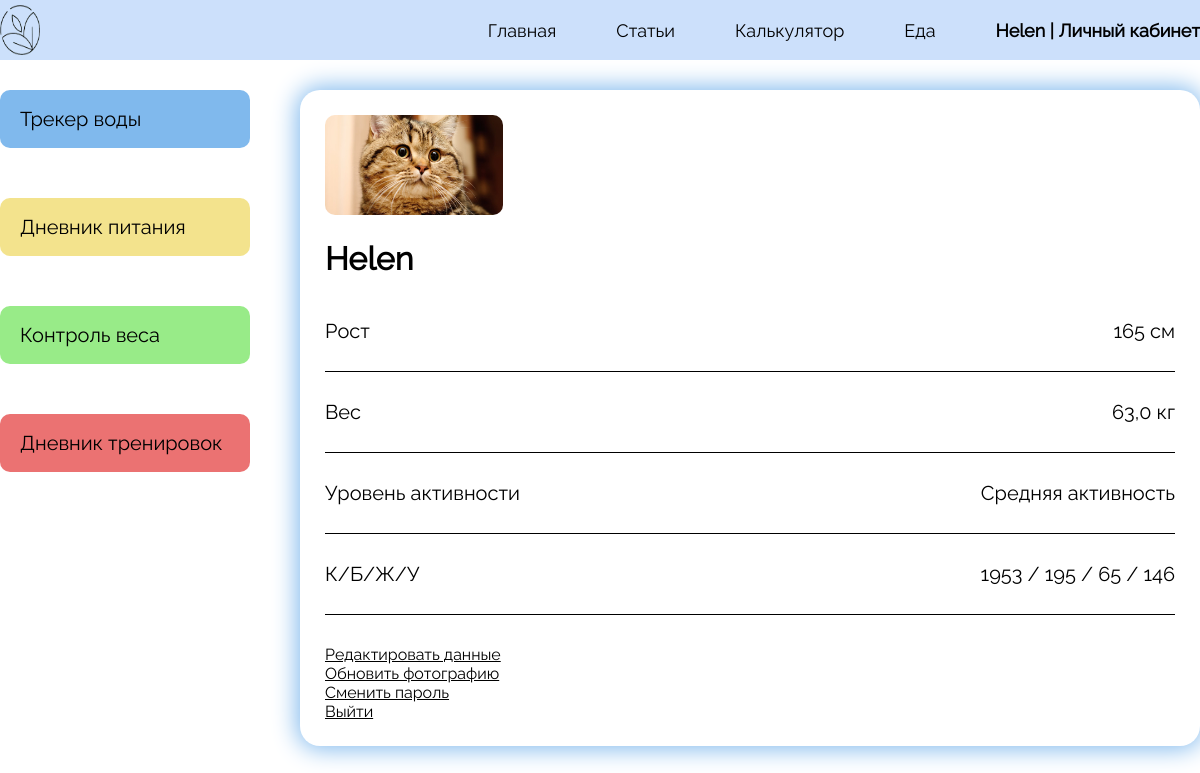
The app's page /personal_area (signed in) with its own data.
### calculator/models.py (models this page shows, shortened)
class Profile(models.Model):
    user = models.OneToOneField(User, on_delete=models.CASCADE, primary_key=True)
    age = models.IntegerField(null=True)
    weight = models.FloatField(null=True)
    gender = models.CharField(max_length=8, null=True)
    growth = models.IntegerField(null=True)
    Activity_level = models.CharField(max_length=100, null=True)
    user_aim = models.CharField(max_length=30, null=True)
    needed_kkal = models.IntegerField(null=True)
    needed_proteins = models.IntegerField(null=True)
    needed_fats = models.IntegerField(null=True)
    needed_carbohydrates = models.IntegerField(null=True)
    photo = models.ImageField(upload_to="photos_profile/%Y/%m/%d", null=True, blank=True, default="iconForPersonalarea.png")

### personal_area/views.py (the view)
# urls.py: path('personal_area', views.PersonalArea, name='personalArea'),
def PersonalArea(request):
    if request.user.is_authenticated:
        profile = Profile.objects.all().filter(user=request.user)
        return render(request, 'personal_area/personal_area.html', {'profile': profile})
    else:
        return redirect('login')

### personal_area/templates/personal_area/personal_area.html (shortened to what this page needs)
{% load static %}
<!DOCTYPE html>
<html lang="en">
<head>
    <link href="{% static 'personal_area/css/style_personal_area.css' %}" rel="stylesheet">
</head>
<body style="background-image:url('{% static 'registration/img/patternSportPeople.jpg' %}'); background-size: cover;">
<header>
            <div class="head">
                <a href="{% url 'home' %}"><img src="{% static 'main/img/iconLogo.png' %}" alt="" class="logo"></a>
                <nav class="navigation">
                    <ul class="menu">
                        <li class="text">
                            <a href="{% url 'home' %}">Главная</a>
                        </li>
                        <li class="text">
                            <a href="{% url 'articles' %}">Статьи</a>
                        </li>
                        <li class="text">
                            <a href="{% url 'calculator' %}">Калькулятор</a>
                        </li>
                        <li class="text">
                            <a href="{% url 'product_selection' %}">Еда</a>
                        </li>
                        {% if request.user.is_authenticated %}
                            <li class="text">
                                <a href="{% url 'personalArea' %}" style="font-weight: bold">{{ user.username }} | Личный кабинет</a>
                            </li>
                        {% else %}
                            <li class="text">
                                <a href="{% url 'login' %}">Войти</a> | <a href="{% url 'registration_field' %}">Регистрация</a>
                            </li>
                        {% endif %}
                    </ul>
                </nav>
            </div>
</header>
<div id="wrapper">
    <div class="leftSide">
            <div onclick="location.href='{% url 'add_water' %}'" class="water"><a href="{% url 'add_water' %}" class="water_but">Трекер воды</a></div>
            <div onclick="location.href='{% url 'search' %}'" class="food"><a href="{% url 'search' %}" class="food_but">Дневник питания</a></div>
            <div onclick="location.href='{% url 'add_weight' %}'" class="weightControl"><a href="{% url 'add_weight' %}" class="weight_but">Контроль веса</a></div>
            <div onclick="location.href='{% url 'add_sport' %}'" class="sport"><a href="{% url 'add_sport' %}" class="sport_but">Дневник тренировок</a></div>
    </div>
    <div class="rightSide">
        <div class="userInformation">
            <div><img src="{{ user.profile.photo.url }}" class="userPhoto"></div>
            <h1>{{ user.username }}</h1>
            {% for i in profile %}
            <div class="inf">
                <p class="growth">Рост</p>
                {% if i.growth %}
                    <p class="userGrowth">{{ i.growth }} см</p>
                {% else %}
                    <p class="userGrowth">--- см</p>
                {% endif %}
            </div>
            <hr noshade size="1px" color="black">
            <div class="inf">
                <p class="weight">Вес</p>
                {% if i.weight %}
                    <p class="userWeight">{{ i.weight }} кг</p>
                {% else %}
                    <p class="userWeight">--- кг</p>
                {% endif %}
            </div>
            <hr noshade size="1px" color="black">
            <div class="inf">
                <p class="activity">Уровень активности</p>
                {% if i.Activity_level %}
                    <p class="userActivity">{{ i.Activity_level }}</p>
                {% else %}
                    <p class="userActivity">---</p>
                {% endif %}
            </div>
            <hr noshade size="1px" color="black">
            <div class="inf">
                <p class="call">К/Б/Ж/У</p>
                {% if i.needed_kkal %}
                    <p class="userCall">{{ i.needed_kkal }} / {{ i.needed_proteins }} / {{ i.needed_fats }} / {{ i.needed_carbohydrates }}</p>
                {% else %}
                    <p class="userCall"> --- / --- / --- / ---</p>
                {% endif %}
            </div>
            <hr noshade size="1px" color="black">
            {% endfor %}
            <div class="settingsDiv"><a href="{% url 'calculator' %}" class="settings">Редактировать данные</a></div>
            <div><a href="{% url 'change_information' %}" class="settings">Обновить фотографию</a></div>
            <div><a href="{% url 'password_change' %}" class="settings">Сменить пароль</a></div>
            <div><a href="{% url 'logout' %}" class="logout">Выйти</a></div>
        </div>
    </div>
</div>
</body>
</html>

### personal_area/static/personal_area/css/style_personal_area.css (style rules this page uses)
body { padding: 0; margin: 0; font-family: "Raleway", sans-serif; overflow-x: hidden; background-color: #FFFFFF; }
header { background-color: #CCE0FB; width: 100%; height: 60px; }
div { box-sizing: border-box; }
#wrapper { width: 1200px; margin-left: auto; margin-right: auto; background-color: #A09E9E; margin-top: 30px; }
.head { margin: 0 auto; width: 1200px; }
.logo { margin-top: 5px; width: 40px; height: 50px; float: left; }
.navigation { float: right; }
.menu { padding: 0; margin: 0; display: block; }
.menu li a { color: black; text-decoration: none; font-size: 18px; }
.text { margin-top: 20px; float: left; display: block; margin-left: 60px; }
.leftSide { float: left; }
.leftSide div { list-style-type: none; margin-bottom: 50px; display: block; width: 250px; padding-top: 17px; padding-bottom: 17px; border-radius: 10px; cursor: pointer; }
.leftSide div a { color: black; text-decoration: none; text-align: center; padding-right: 0; padding-left: 20px; font-size: 20px; }
.water { background-color: #80B9ED; }
.food { background-color: #F3E38D; }
.weightControl { background-color: #98EB88; }
.sport { background-color: #EB7272; }
.rightSide { float: right; background-color: #FFFFFF; width: 900px; border-radius: 20px; box-shadow: 0px 0px 25px 3px #80B9ED; }
.userInformation { padding: 25px; }
.userPhoto { height: 100px; border-radius: 10px; }
.inf { display: flex; justify-content: space-between; }
.growth { font-size: 20px; }
.userGrowth { font-size: 20px; }
.weight { font-size: 20px; }
.userWeight { font-size: 20px; }
.activity { font-size: 20px; }
.userActivity { font-size: 20px; }
.call { font-size: 20px; }
.userCall { font-size: 20px; }
.settingsDiv { margin-top: 30px; }
.settings { color: black; }
.logout { color: black; }

### records on screen
Profile: growth "165", weight "63,0", Activity_level "Средняя активность", needed_kkal "1953", needed_proteins "195", needed_fats "65", needed_carbohydrates "146"

### other values on screen
{{ user.username }} "Helen"
